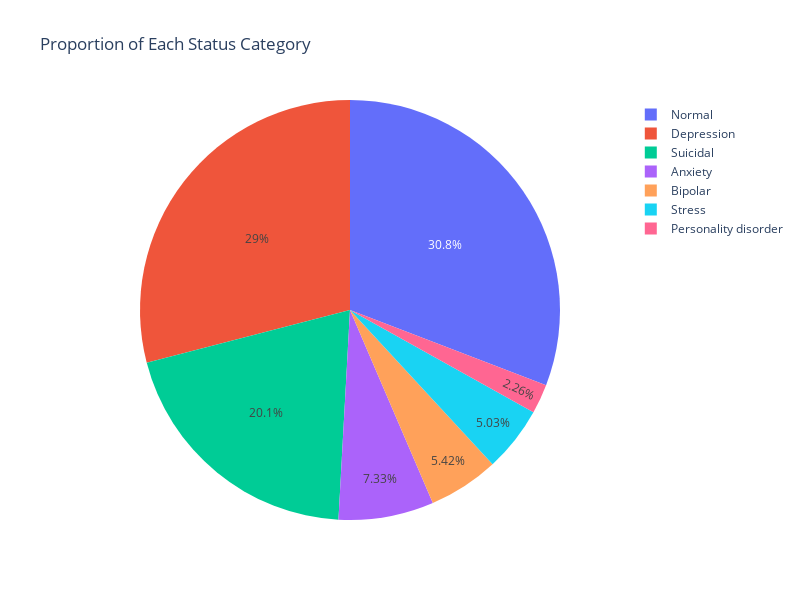

The notebook cell saved with this chart:
### Code cell
# Status Distribution
fig = px.pie(df, names='status', title='Proportion of Each Status Category')
fig.update_layout(width=800, height=600) 
fig.show()

### Figure 1 — Plotly figure (JSON) as saved in the notebook; plotly's stock layout.template omitted (floating-point values rounded to 4 significant figures; data arrays with more than 128 entries replaced by an {"elided": "..."} marker saying what was removed)
{"data": [{"domain": {"x": [0, 1], "y": [0, 1]}, "hovertemplate": "status=%{label}<extra></extra>", "labels": {"elided": "53043 str values"}, "legendgroup": "", "name": "", "showlegend": true, "type": "pie"}], "layout": {"height": 600, "legend": {"tracegroupgap": 0}, "title": {"text": "Proportion of Each Status Category"}, "width": 800}}
